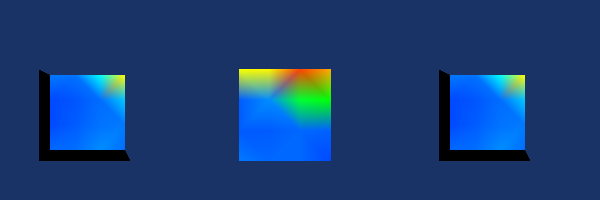

The Python source for this figure:
#!/usr/bin/env python

# Visualize the effect of RemoveGhostCells on a triangulated CT head
# subregion processed with ghost cells, showing before and after.

import os

# Factory overrides
import vtkmodules.vtkInteractionStyle  # noqa: F401
import vtkmodules.vtkRenderingOpenGL2  # noqa: F401

from vtkmodules.vtkFiltersGeneral import vtkDataSetTriangleFilter
from vtkmodules.vtkFiltersGeometry import vtkGeometryFilter
from vtkmodules.vtkIOImage import vtkImageReader
from vtkmodules.vtkImagingCore import vtkImageClip
from vtkmodules.vtkCommonDataModel import (
    vtkPolyData,
    vtkUnstructuredGrid,
)
from vtkmodules.vtkRenderingCore import (
    vtkActor,
    vtkDataSetMapper,
    vtkPolyDataMapper,
    vtkRenderWindow,
    vtkRenderWindowInteractor,
    vtkRenderer,
)

# Data directory
data_dir = os.environ.get("VPE_DATA_DIR", os.path.dirname(os.path.abspath(__file__)))

# Read CT head data
reader = vtkImageReader()
reader.SetDataByteOrderToLittleEndian()
reader.SetDataExtent(0, 63, 0, 63, 1, 64)
reader.SetFilePrefix(os.path.join(data_dir, "headsq", "quarter"))
reader.SetDataMask(0x7fff)
reader.SetDataSpacing(1.6, 1.6, 1.5)

# Clip a small subregion
clipper = vtkImageClip()
clipper.SetInputConnection(reader.GetOutputPort())
clipper.SetOutputWholeExtent(30, 36, 30, 36, 30, 36)

# Triangulate with ghost cells (piece 0 of 8)
tris = vtkDataSetTriangleFilter()
tris.SetInputConnection(clipper.GetOutputPort())
tris.UpdatePiece(0, 8, 1)

# Before: unstructured grid with ghost cells
before_mapper = vtkDataSetMapper()
before_mapper.SetInputData(tris.GetOutput())
before_mapper.ScalarVisibilityOn()
before_mapper.SetScalarRange(0, 1200)

before_actor = vtkActor()
before_actor.SetMapper(before_mapper)

# After: remove ghost cells from a copy
ug_copy = vtkUnstructuredGrid()
ug_copy.DeepCopy(tris.GetOutput())
ug_copy.RemoveGhostCells()

after_ug_mapper = vtkDataSetMapper()
after_ug_mapper.SetInputData(ug_copy)
after_ug_mapper.ScalarVisibilityOn()
after_ug_mapper.SetScalarRange(0, 1200)

after_ug_actor = vtkActor()
after_ug_actor.SetMapper(after_ug_mapper)

# Also show polydata path: geometry filter then remove ghosts
geom = vtkGeometryFilter()
geom.SetInputConnection(tris.GetOutputPort())
geom.UpdatePiece(0, 8, 1)

pd_copy = vtkPolyData()
pd_copy.DeepCopy(geom.GetOutput())
pd_copy.RemoveGhostCells()

after_pd_mapper = vtkPolyDataMapper()
after_pd_mapper.SetInputData(pd_copy)
after_pd_mapper.ScalarVisibilityOn()
after_pd_mapper.SetScalarRange(0, 1200)

after_pd_actor = vtkActor()
after_pd_actor.SetMapper(after_pd_mapper)

# Renderer 0: before (with ghost cells)
renderer_0 = vtkRenderer()
renderer_0.SetViewport(0, 0, 0.333, 1)
renderer_0.AddActor(before_actor)
renderer_0.SetBackground(0.1, 0.2, 0.4)

# Renderer 1: after removing ghosts from unstructured grid
renderer_1 = vtkRenderer()
renderer_1.SetViewport(0.333, 0, 0.666, 1)
renderer_1.AddActor(after_ug_actor)
renderer_1.SetBackground(0.1, 0.2, 0.4)
renderer_1.SetActiveCamera(renderer_0.GetActiveCamera())

# Renderer 2: after removing ghosts from polydata
renderer_2 = vtkRenderer()
renderer_2.SetViewport(0.666, 0, 1, 1)
renderer_2.AddActor(after_pd_actor)
renderer_2.SetBackground(0.1, 0.2, 0.4)
renderer_2.SetActiveCamera(renderer_0.GetActiveCamera())

# Window
render_window = vtkRenderWindow()
render_window.AddRenderer(renderer_0)
render_window.AddRenderer(renderer_1)
render_window.AddRenderer(renderer_2)
render_window.SetSize(600, 200)
render_window.SetWindowName("remove ghost cells")

# Interactor
interactor = vtkRenderWindowInteractor()
interactor.SetRenderWindow(render_window)

# Scene
renderer_0.ResetCamera()

interactor.Initialize()
interactor.Start()
